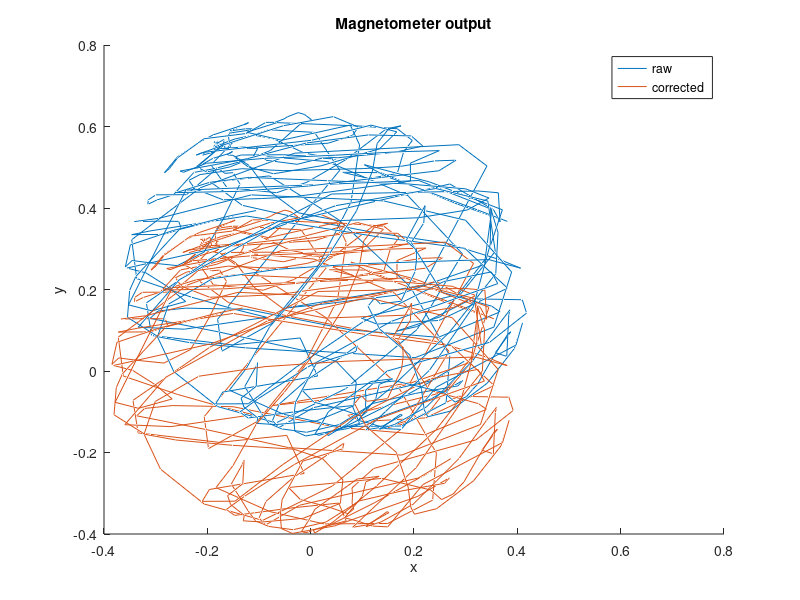

The MATLAB source for this figure:
clear all;
close all;
clc;

nav = csvread("sphere.csv");
mag = nav(:,9:11);
cal = csvread("cal.csv");
bias = 0.5*(cal(1,:) + cal(2,:));
corrected = mag - bias;

figure();
hold on;
plot3(mag(:,1), mag(:,2), mag(:,3));
plot3(corrected(:,1), corrected(:,2), corrected(:,3));
legend("raw", "corrected");
title("Magnetometer output");
xlabel("x");
ylabel("y");
zlabel("z");
